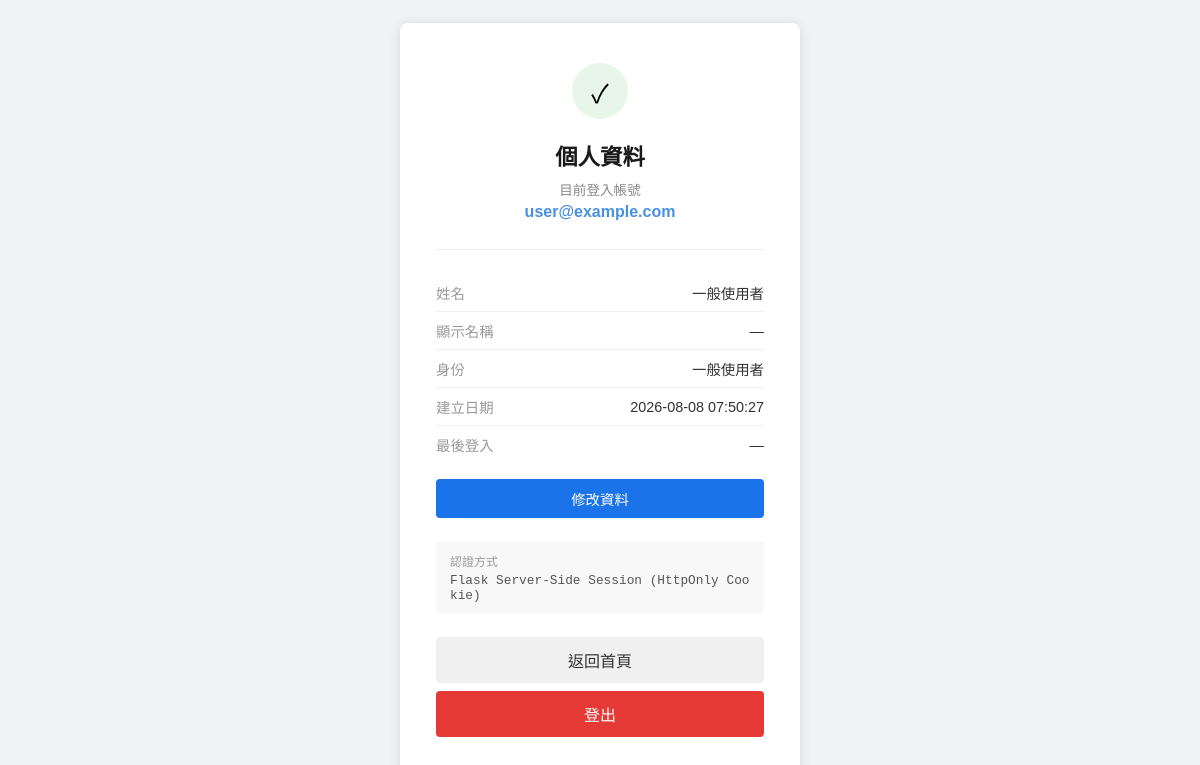
Screenshot of /profile (signed in) with the database file from the repository.
### tables this page shows
CREATE TABLE users (
            id            INTEGER PRIMARY KEY AUTOINCREMENT,
            email         TEXT    UNIQUE NOT NULL,
            hash          TEXT    NOT NULL,
            role          INTEGER NOT NULL DEFAULT 1,
            name          TEXT,
            display_name  TEXT,
            is_active     INTEGER NOT NULL DEFAULT 1,
            is_deleted    INTEGER NOT NULL DEFAULT 0,
            created_at    TEXT    NOT NULL DEFAULT (datetime('now')),
            last_login_at TEXT
        );

### blueprints/profile/__init__.py (the view)
@profile_bp.route('/profile')
@login_required
def dashboard():
    user = db.find_user_by_id(session['user_id'])
    if not _is_usable(user):
        session.clear()
        return redirect(url_for('auth.login_page'))
    edit_mode = request.args.get('edit') == '1'
    return render_template('profile/dashboard.html', user=user, edit_mode=edit_mode)

### db/connection.py (called while the page is built)
def _get_conn():
    from db import DB_PATH
    conn = sqlite3.connect(DB_PATH)
    conn.row_factory = sqlite3.Row
    conn.execute("PRAGMA journal_mode=WAL")
    return conn

### db/users.py (called while the page is built)
def find_user_by_id(user_id):
    conn = _get_conn()
    row = conn.execute(
        'SELECT id, email, role, name, display_name, is_active, is_deleted,'
        ' created_at, last_login_at FROM users WHERE id = ?',
        (user_id,)
    ).fetchone()
    conn.close()
    return row

### utils.py (called while the page is built)
def _is_usable(user):
    return user and user['is_active'] and not user['is_deleted']

def login_required(f):
    @wraps(f)
    def decorated(*args, **kwargs):
        if 'user_id' not in session:
            return redirect(url_for('auth.login_page'))
        return f(*args, **kwargs)
    return decorated

### templates/profile/dashboard.html (shortened to what this page needs)
{% extends "base.html" %}
{% block head %}
<link rel="stylesheet" href="{{ url_for('static', filename='profile.css') }}">
{% endblock %}
{% block body %}
<div class="profile-dashboard-card">
  <div class="profile-check-icon">✓</div>
  <h1>個人資料</h1>
  <p class="profile-welcome-label">目前登入帳號</p>
  <p class="profile-user-email">{{ user['email'] }}</p>
  <hr class="profile-divider">
  {% if edit_mode %}
  <form method="POST" action="{{ url_for('profile.dashboard_update') }}">
    <div class="profile-section">
      <div class="profile-row">
        <span class="profile-label">姓名</span>
        <input name="name" class="profile-input" type="text"
               value="{{ user['name'] or '' }}" placeholder="請輸入姓名">
      </div>
      <div class="profile-row">
        <span class="profile-label">顯示名稱</span>
        <input name="display_name" class="profile-input" type="text"
               value="{{ user['display_name'] or '' }}" placeholder="請輸入顯示名稱">
      </div>
      <div class="profile-row">
        <span class="profile-label">身份</span>
        <span class="profile-value">{{ '管理者' if user['role'] == 0 else '一般使用者' }}</span>
      </div>
      <div class="profile-row">
        <span class="profile-label">建立日期</span>
        <span class="profile-value">{{ user['created_at'] }}</span>
      </div>
      <div class="profile-row">
        <span class="profile-label">最後登入</span>
        <span class="profile-value">{{ user['last_login_at'] or '—' }}</span>
      </div>
    </div>
    <div class="profile-actions">
      <div class="profile-edit-actions">
        <a href="{{ url_for('profile.dashboard') }}" class="profile-action-btn profile-btn-cancel">放棄</a>
        <button type="submit" class="profile-action-btn profile-btn-save">儲存</button>
      </div>
    </div>
  </form>
  {% else %}
  <div class="profile-section">
    <div class="profile-row">
      <span class="profile-label">姓名</span>
      <span class="profile-value">{{ user['name'] or '—' }}</span>
    </div>
    <div class="profile-row">
      <span class="profile-label">顯示名稱</span>
      <span class="profile-value">{{ user['display_name'] or '—' }}</span>
    </div>
    <div class="profile-row">
      <span class="profile-label">身份</span>
      <span class="profile-value">{{ '管理者' if user['role'] == 0 else '一般使用者' }}</span>
    </div>
    <div class="profile-row">
      <span class="profile-label">建立日期</span>
      <span class="profile-value">{{ user['created_at'] }}</span>
    </div>
    <div class="profile-row">
      <span class="profile-label">最後登入</span>
      <span class="profile-value">{{ user['last_login_at'] or '—' }}</span>
    </div>
  </div>
  <div class="profile-actions">
    <a href="{{ url_for('profile.dashboard', edit=1) }}" class="profile-action-btn profile-btn-edit">修改資料</a>
  </div>
  {% endif %}
  <div class="profile-session-box">
    <p class="profile-session-label">認證方式</p>
    <p class="profile-session-token">Flask Server-Side Session (HttpOnly Cookie)</p>
  </div>
  <a href="{{ url_for('hub.home') }}" class="profile-back-btn">返回首頁</a>
  <a href="{{ url_for('auth.logout') }}" class="profile-logout-btn">登出</a>
</div>
{% endblock %}

### static/common.css (style rules this page uses)
:root { --btn-primary-bg: #1a73e8; --btn-primary-hover: #1557b0; --btn-secondary-bg: #f0f0f0; --btn-secondary-color: #333; --btn-secondary-hover: #e0e0e0; --btn-danger-bg: #e53935; --btn-danger-hover: #c62828; --btn-action-bg: #f5f5f5; --btn-action-border: #ccc; --btn-action-color: #333; --btn-action-hover: #e8e8e8; --btn-action-danger-border: #e57373; --btn-action-danger-bg: #fff; --btn-action-danger-color: #c62828; --btn-action-danger-hover: #ffebee; }

### static/login.css (style rules this page uses)
* { box-sizing: border-box; margin: 0; padding: 0; }
body { font-family: Arial, sans-serif; background-color: #f0f2f5; display: flex; justify-content: center; align-items: center; min-height: 100vh; }
h1 { font-size: 1.6rem; margin-bottom: 28px; text-align: center; color: #1a1a1a; }

### static/profile.css (style rules this page uses)
.profile-dashboard-card { background: #fff; padding: 40px 36px; border-radius: 8px; box-shadow: 0 2px 12px rgba(0, 0, 0, 0.12); width: 100%; max-width: 400px; text-align: center; }
.profile-check-icon { width: 56px; height: 56px; background-color: #e8f5e9; border-radius: 50%; display: flex; align-items: center; justify-content: center; margin: 0 auto 20px; font-size: 1.6rem; }
.profile-dashboard-card h1 { font-size: 1.4rem; color: #1a1a1a; margin-bottom: 8px; }
.profile-welcome-label { font-size: 0.85rem; color: #888; margin-bottom: 4px; }
.profile-user-email { font-size: 1rem; font-weight: bold; color: #4a90e2; margin-bottom: 28px; word-break: break-all; }
.profile-divider { border: none; border-top: 1px solid #eee; margin: 0 0 24px; }
.profile-section { margin-bottom: 16px; text-align: left; }
.profile-row { display: flex; justify-content: space-between; align-items: center; padding: 8px 0; border-bottom: 1px solid #f0f0f0; font-size: 0.9rem; }
.profile-row:last-child { border-bottom: none; }
.profile-label { color: #999; flex-shrink: 0; margin-right: 12px; }
.profile-value { color: #333; font-weight: 500; text-align: right; word-break: break-all; }
.profile-actions { margin-bottom: 24px; }
.profile-action-btn { padding: 9px 16px; font-size: 0.9rem; border: none; border-radius: 4px; cursor: pointer; transition: background-color 0.2s; text-decoration: none; display: inline-block; }
.profile-btn-edit { width: 100%; background-color: var(--btn-primary-bg); color: #fff; text-align: center; }
.profile-back-btn { width: 100%; padding: 11px; font-size: 1rem; background-color: var(--btn-secondary-bg); color: var(--btn-secondary-color); border: none; border-radius: 4px; cursor: pointer; text-decoration: none; display: block; text-align: center; margin-bottom: 8px; transition: background-color 0.2s; }
.profile-logout-btn { width: 100%; padding: 11px; font-size: 1rem; background-color: var(--btn-danger-bg); color: #fff; border: none; border-radius: 4px; cursor: pointer; transition: background-color 0.2s; text-decoration: none; display: block; text-align: center; }
.profile-session-box { background: #f8f8f8; border-radius: 4px; padding: 10px 14px; margin-bottom: 24px; text-align: left; }
.profile-session-label { font-size: 0.75rem; color: #999; margin-bottom: 4px; }
.profile-session-token { font-size: 0.8rem; color: #555; word-break: break-all; font-family: monospace; }

### rows the page displays
users: email "user@example.com", name "一般使用者", role "一般使用者", created_at "2026-08-08 07:50:27"

### other values shown
{{ user['display_name'] or '—' }} "—"
{{ user['last_login_at'] or '—' }} "—"
